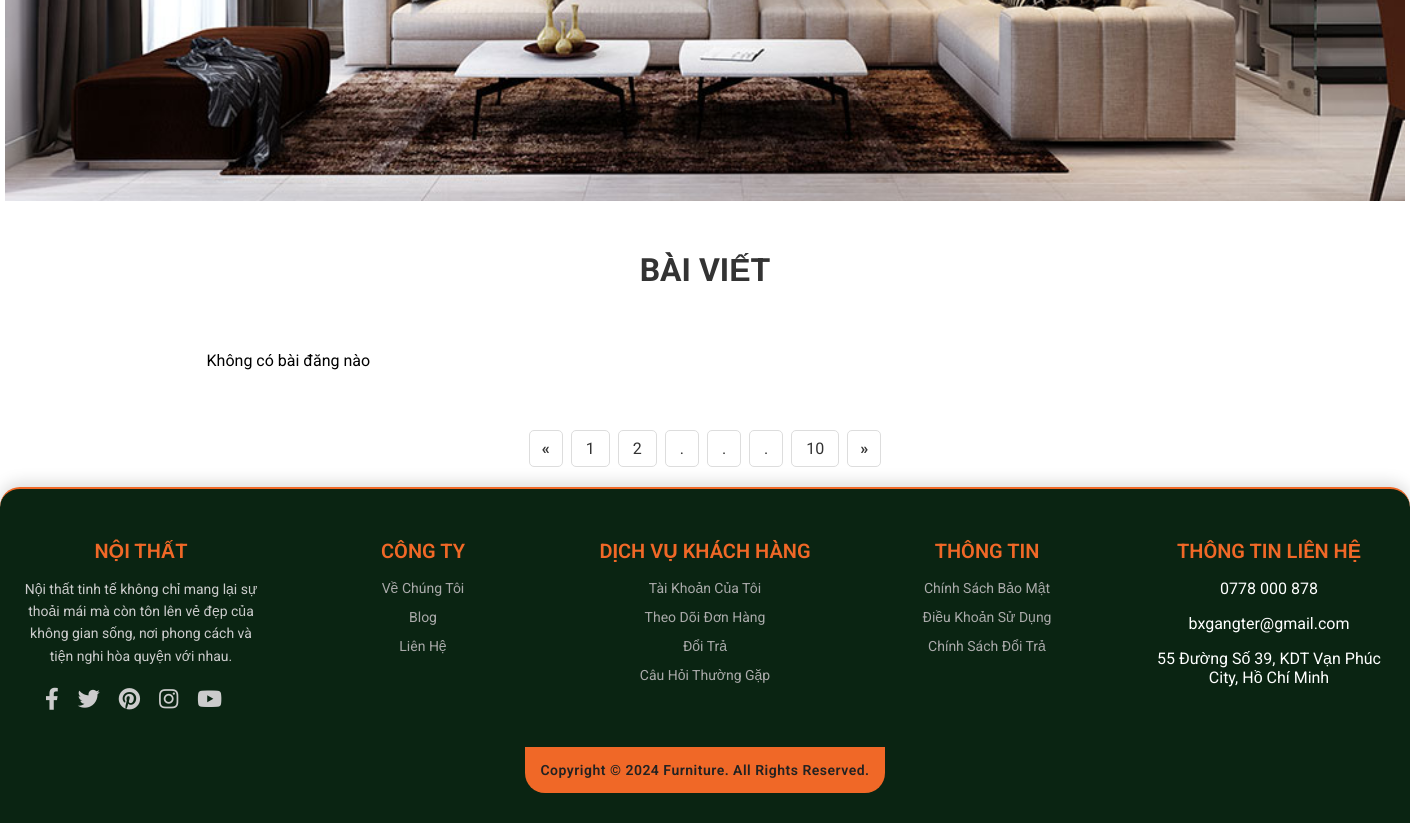
/Pages/blog.php (lower part), run on an earlier commit of the app's database.
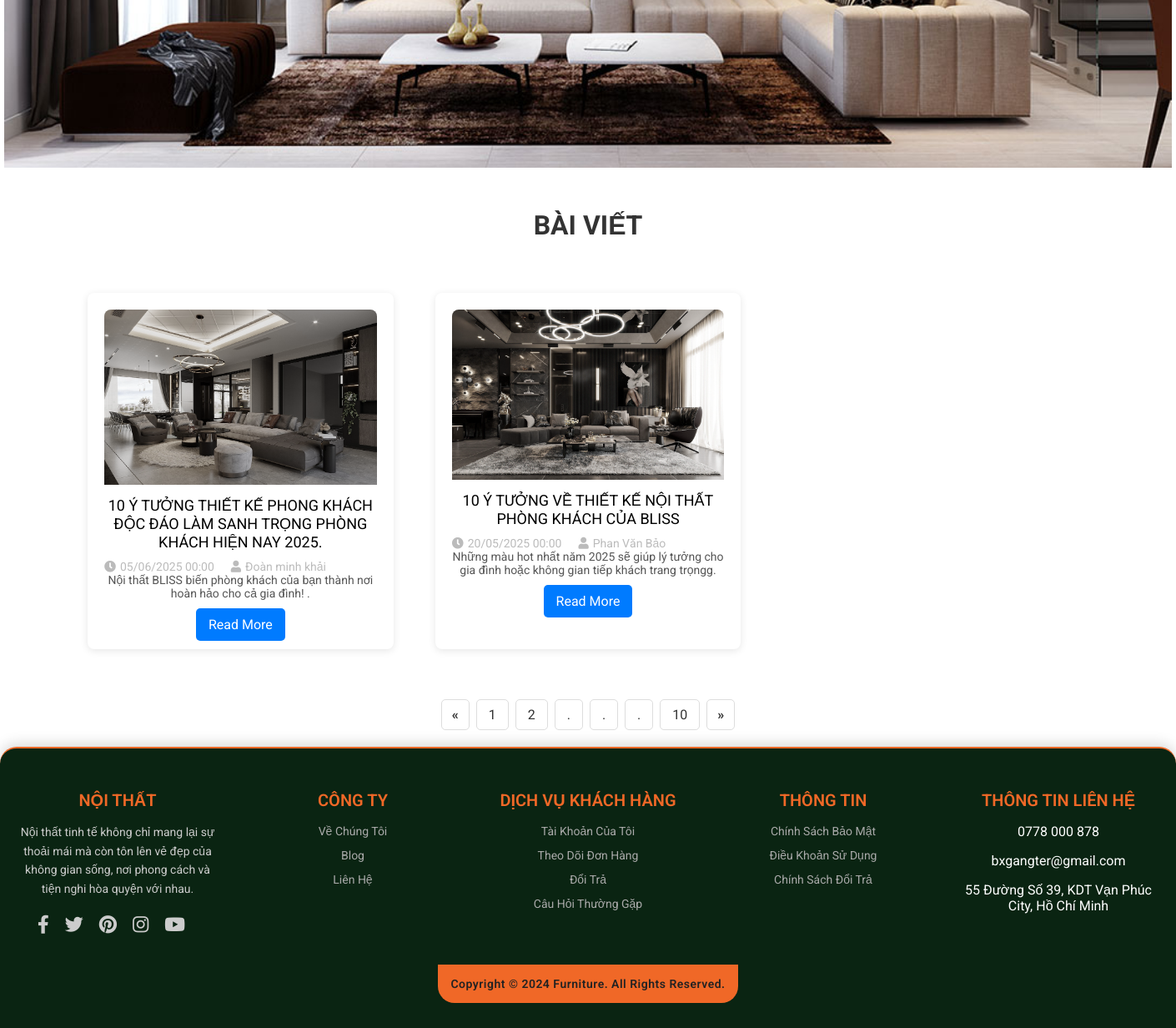
And on a later commit of the database.
### tables this page shows
CREATE TABLE blogs
(
    id INT
    AUTO_INCREMENT PRIMARY KEY,
    title VARCHAR
    (255),
    date DATETIME,
    description TEXT,
    content TEXT,
    image_path VARCHAR
    (255),
    status ENUM
    ('Hiển thị', 'Ẩn') DEFAULT 'Ẩn',
    author VARCHAR
    (100),
    category VARCHAR
    (100)
);

### Pages/blog.php (the view, shortened to what this page needs)
<!DOCTYPE html>
<html lang="en">
<head>
    <link rel="stylesheet" href="../Css/blog.css">
    <link rel="stylesheet" href="../Css/top-bar.css">
    <link rel="stylesheet" href="../Css/header.css">
    <link rel="stylesheet" href="../Css/footer.css">
    <link rel="stylesheet" href="https://cdnjs.cloudflare.com/ajax/libs/font-awesome/5.15.3/css/all.min.css">
</head>
<body>
    <?php include '../Partials/header.php'; ?>
    <header class="sit-header">
        <div>
            <div class="center">
                <div class="image-container">
                    <img src="../Images/anh-khau-do-lon-mogi.jpg" alt="Image 1" class="main-image">
                </div>
            </div>
        </div>
        <?php
        $servername = "localhost";
        $username = "root";
        $password = "";
        $dbname = "furniture_store";
        $conn = new mysqli($servername, $username, $password, $dbname);
        $sql = "SELECT id, title, date, description, author, image_path FROM blogs ORDER BY date DESC";
        $result = $conn->query($sql);
        ?>
        <h1 href="">BÀI VIẾT</h1>
        <div class="container">
            <?php
            if ($result->num_rows > 0) {
                while ($row = $result->fetch_assoc()) {
                    $image_path =  $row['image_path'];
                    $formatted_date = date("d/m/Y H:i", strtotime($row['date']));
                    echo "
                <div class='card'>
                    <img src='{$image_path}' alt='Hình ảnh bài viết'>
                    <div class='title'>{$row['title']}</div>
                    <div class='info'>
                        <div class='date'>
                            <i class='fas fa-clock'></i> {$formatted_date}
                        </div>
                        <div class='author'>
                            <i class='fas fa-user'></i> {$row['author']}
                        </div>
                    </div>
                    <div class='description'>{$row['description']}</div>
                    <a href='../Pages/blog_detail.php?post_id={$row['id']}' class='read-more'>Read More</a>
                </div>
                ";
                }
            } else {
                echo "<div class='no-posts'>Không có bài đăng nào</div>";
            }
            ?>
        </div>
        <div class="pagination">
            <a href="#">&laquo;</a>
            <a href="#">1</a>
            <a href="#">2</a>
            <a href="#">.</a>
            <a href="#">.</a>
            <a href="#">.</a>
            <a href="#">10</a>
            <a href="#">&raquo;</a>
        </div>
    </header>
    <?php include '../Partials/footer.php'; ?>
</body>
</html>

What changed in the data, as far as the page shows it:
added blogs: image_path (picture), title "10 Ý TƯỞNG THIẾT KẾ PHONG KHÁCH ĐỘC ĐÁO LÀM SANH TRỌNG PHÒNG KHÁCH HIỆN NAY 2025.", date "05/06/2025 00:00", author "Đoàn minh khải", description "Nội thất BLISS biến phòng khách của bạn thành nơi hoàn hảo cho cả gia đình! ."
added blogs: image_path (picture), title "10 Ý TƯỞNG VỀ THIẾT KẾ NỘI THẤT PHÒNG KHÁCH CỦA BLISS", date "20/05/2025 00:00", author "Phan Văn Bảo", description "Những màu hot nhất năm 2025 sẽ giúp lý tưởng cho gia đình hoặc không gian tiếp khách trang trọngg."
Also different on the page:
text no longer shown: "Không có bài đăng nào"
